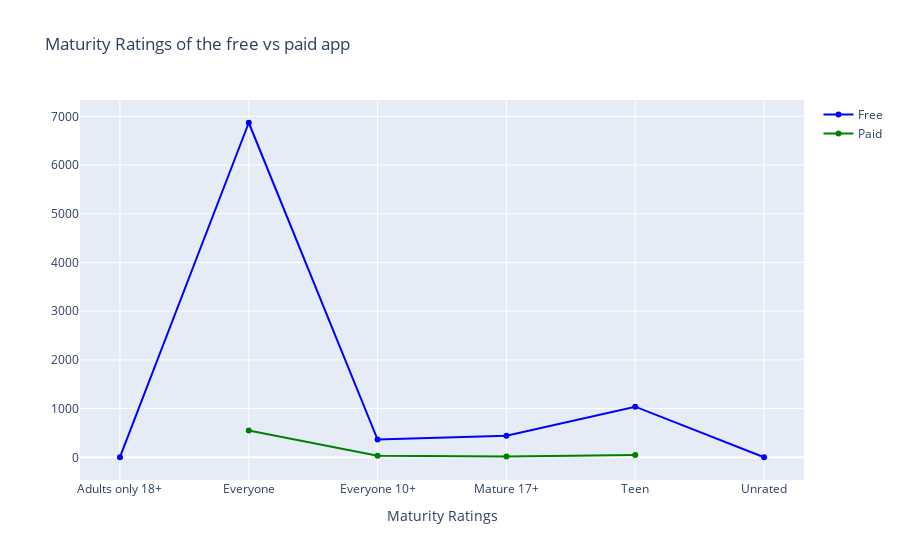

Write notebook code for a chart like this one.
### Code cell
free=google[google['Type']=='Free']
paid=google[google['Type']=='Paid']
col='Content Rating'
free1=free[col].value_counts().reset_index()
free1=free1.rename(columns={col:'count','index':col})
free1['percent']=free1['count'].apply(lambda x : 100*x/sum(free1['count']))
free1=free1.astype(str).sort_values(col)

paid1=paid[col].value_counts().reset_index()
paid1=paid1.rename(columns={col:'count','index':col})
paid1['percent']=paid1['count'].apply(lambda x : 100*x/sum(paid1['count']))
paid1=paid1.astype(str).sort_values(col)


trace1 = go.Scatter(x=free1[col], y=free1["count"], name="Free", marker=dict(color="blue"))
trace2 = go.Scatter(x=paid1[col], y=paid1["count"], name="Paid", marker=dict(color="green"))
y = [trace1, trace2]
layout={'title':"Maturity Ratings of the free vs paid app",'xaxis':{'title':"Maturity Ratings"}}
fig = go.Figure(data=y, layout=layout)
iplot(fig)

### Figure 1 — Plotly figure (JSON) as saved in the notebook; plotly's stock layout.template omitted (floating-point values rounded to 4 significant figures)
{"data": [{"marker": {"color": "blue"}, "name": "Free", "type": "scatter", "x": ["Adults only 18+", "Everyone", "Everyone 10+", "Mature 17+", "Teen", "Unrated"], "y": ["3", "6868", "364", "444", "1039", "1"]}, {"marker": {"color": "green"}, "name": "Paid", "type": "scatter", "x": ["Everyone", "Everyone 10+", "Mature 17+", "Teen"], "y": ["552", "33", "17", "45"]}], "layout": {"title": {"text": "Maturity Ratings of the free vs paid app"}, "xaxis": {"title": {"text": "Maturity Ratings"}}}}
